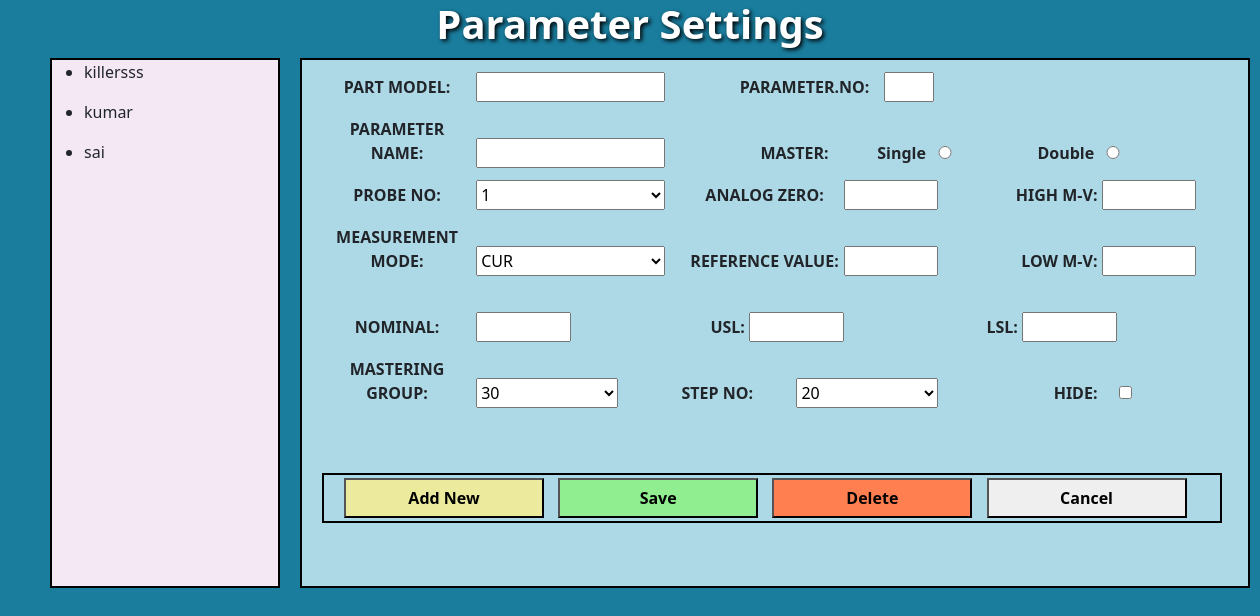
The app's page /parameter/, older data.
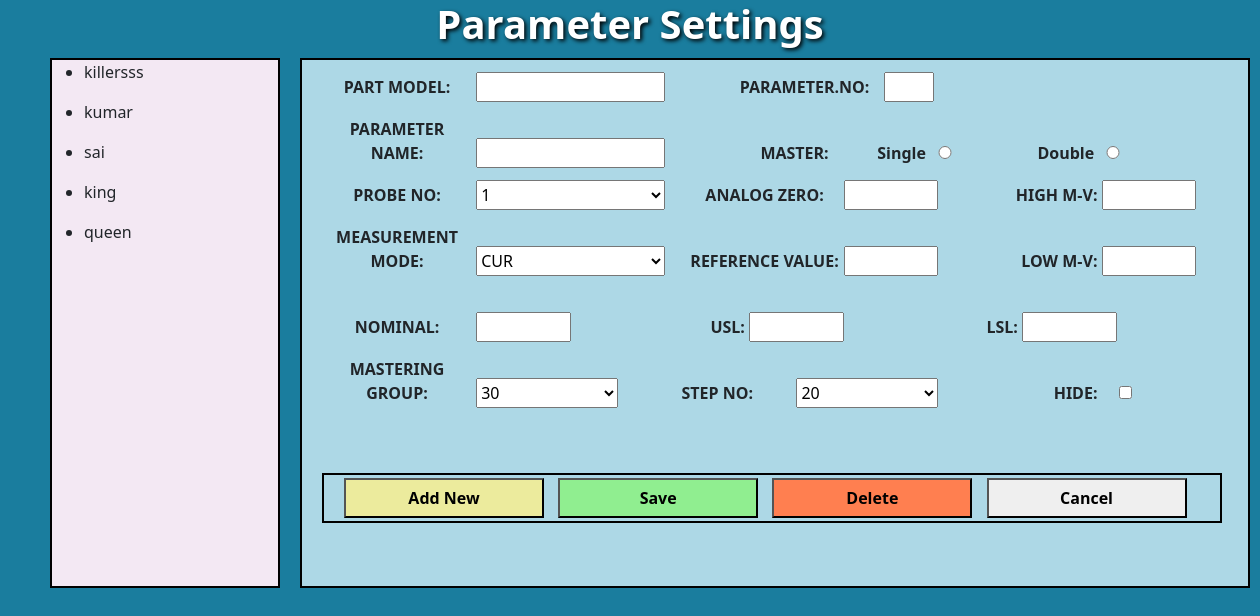
The same page, newer data.
### app/models.py (models this page shows)
class TableOneData(models.Model):
    part_name = models.CharField(max_length=100)
    customer_name = models.CharField(max_length=100)
    part_model = models.CharField(max_length=100)
    id = models.AutoField(primary_key=True)  # Ensure that 'id' is used as the primary key
    part_no = models.CharField(max_length=100)
    is_selected = models.BooleanField(default=False)  # This field represents the checkbox state

### app/views.py (the view, shortened to what this page needs)
# urls.py: path('parameter/',views.parameter,name="parameter"),
@csrf_exempt
def parameter(request):
    if request.method == 'GET':
        try:
            table_body_1_data = TableOneData.objects.all()
            model_id = request.GET.get('model_name')
            print('your selected model from the web page is:', model_id)
            parameter_name = request.GET.get('parameter_name')
            print('Your selected parameter from the web page is:', parameter_name)
            selected_id = request.GET.get('id')
            print('Selected ID:', selected_id)  # Add this line for debugging
            if selected_id:
                parameter = get_object_or_404(captvalues, id=selected_id)
                parameter_details = {
                    'id': parameter.id,
                    'parameter_name': parameter.parameter_name,
                    'single_radio': parameter.single_radio,
                    'double_radio': parameter.double_radio,
                    'analog_zero': parameter.analog_zero,
                    'reference_value': parameter.reference_value,
                    'high_mv': parameter.high_mv,
                    'low_mv': parameter.low_mv,
                    'probe_no': parameter.probe_no,
                    'measurement_mode': parameter.measurement_mode,
                    'nominal': parameter.nominal,
                    'usl': parameter.usl,
                    'lsl': parameter.lsl,
                    'mastering': parameter.mastering,
                    'step_no': parameter.step_no,
                    'hide_checkbox': parameter.hide_checkbox,
                }
                print('Parameter Details:', parameter_details)
                return JsonResponse({'parameter_details': parameter_details})
            elif model_id:
                paraname = captvalues.objects.filter(model_id=model_id).values('parameter_name','id')
                print('your filtered values are:', paraname)
                return JsonResponse({'paraname': list(paraname)})
            else:
                paraname = []  # If no model is selected, set paraname to an empty list
            return render(request, 'app/parameter.html', {
                'table_body_1_data': table_body_1_data,
                'paraname': paraname,
                'selected_model_id': model_id,
            })
        except Exception as e:
            print(f'Exception: {e}')
            return JsonResponse({'key': 'value'})
    else:
        return HttpResponseNotAllowed(['GET', 'POST', 'DELETE'])
    return render(request, 'app/parameter.html')

### app/templates/app/parameter.html (shortened to what this page needs)
{% extends 'app/layouts/main.html' %}
{% block content %}
<center style="color: white; text-shadow: 2px 2px 4px #000000;">
    <h1><b>Parameter Settings</b></h1></center>
<div class="box-1" id="box1">
    <label for="partModel">PART MODEL:</label>
    <input type="text" id="partModel" readonly>
    <label for="sr.no" style="margin-left: 60px;">PARAMETER.NO:</label>
    <input type="text" id="sr_no" name="sr_no" style="width: 50px;"><br>
        <label for="parameter_name">PARAMETER NAME:</label>
        <input type="text" id="parameter_name" value="{{ value.parameter_name }}" >
        <label style="margin-left: 50px;">MASTER:</label>
        <label for="single" style="margin-left: -30px;" >Single
            <input type="radio" id="single" name="radioOption"  onclick="handleRadioClick('single')">
        </label>
        <label for="double" style="margin-left: 10px;">Double
            <input type="radio" id="double" name="radioOption" onclick="handleRadioClick('double')">
        </label><br>
        <label for="probe_no">PROBE NO:</label>
        <select id="probe_no" name="probe_no" oninput="validateInteger(this)">
            <script>
                for (var i = 1; i <= 11; i++) {
                    document.write('<option value="' + i + '">' + i + '</option>');
                }
            </script>
        </select>
        <label for="analog_zero">ANALOG ZERO:</label>
        <input type="text" id="analog_zero" style="width: 10%;" value="{{ value.analog_zero }}" oninput="validateInteger(this)">
        <label for="high_mv" style="text-align: right;margin-left: 5px;">HIGH M-V:</label>
        <input type="text" id="high_mv" style="width: 10%;" value="{{ value.high_mv }}" oninput="validateInteger(this)" ><br>
        <label for="measurement_mode">MEASUREMENT MODE:</label>
        <select id="measurement_mode" name="measurement_mode">
            <option value="CUR" {% if value.measurement_mode == 'CUR' %}selected{% endif %}>CUR</option>
        </select>
        <label for="reference_value">REFERENCE VALUE:</label>
        <input type="text" id="reference_value" style="width: 10%;" value="{{ value.reference_value }}" oninput="validateInteger(this)">
        <label for="low_mv" style="text-align: right; margin-left: 5px;" >LOW M-V:</label>
        <input type="text" id="low_mv" style="width: 10%;" value="{{ value.low_mv }}" oninput="validateInteger(this)"><br><br>
        <label for="nominal">NOMINAL:</label>
        <input type="text" id="nominal" style="width: 10%;" value="{{ value.nominal }}" oninput="validateInteger(this)" >
        <label for="usl" style="text-align: right;">USL:</label>
        <input type="text" id="usl" style="width: 10%;" value="{{ value.usl }}" oninput="validateInteger(this)">
        <label for="lsl" style="text-align: right;">LSL:</label>
        <input type="text" id="lsl" style="width: 10%;" value="{{ value.lsl }}" oninput="validateInteger(this)" ><br>
        <label for="mastering" style="margin-top: 15px;">MASTERING GROUP:</label>
        <select id="mastering"  style="width: 15%;" name="mastering" oninput="validateInteger(this)">
            <script>
                for (var i = 1; i <= 30; i++) {
                    document.write('<option value="' + i + '" {% if value.mastering == i %}selected{% endif %}>' + i + '</option>');
                }
            </script>
        </select>
        <label for="step_no">STEP NO:</label>
        <select id="step_no" style="width: 15%;" name="step_no" oninput="validateInteger(this)">
            <script>
                for (var i = 1; i <= 20; i++) {
                    document.write('<option value="' + i + '" {% if value.step_no == i %}selected{% endif %}>' + i + '</option>');
                }
            </script>
        </select>
        <label for="hide" style="text-align: right;margin-left: 5px;">HIDE:</label>
        <input type="checkbox" id="hide" style="width: 5%;margin-left:0px;" name="hideCheckbox" {% if value.hide_checkbox %}checked{% endif %}><br>
    <div class="box-3">
        <button type="button" id="add-btn"><b> Add New</b></button>
        <button type="button" id="save-btn" onclick="saveValues()"><b>Save</b></button>
        <button type="button" id="deleteParameterBtn"><b> Delete</b></button>
        <a href="{% url 'index' %}" >
        <button type="button" id="cancel-btn"><b>Cancel</b></button>
        </a>
    </div>
</div>
<div class="box-2" id="model_name">
    {% for data in table_body_1_data %}
        <ul class="model-ul">
            <li class="model-name" data-model-id="{{ data.model_id }}">{{ data.part_model }}</li>
        </ul>
    {% endfor %}
</div>
{% endblock content %}

### app/templates/app/layouts/main.html (shortened to what this page needs)
{% load static %}
<!doctype html>
<html lang="en">
  <head>
    <link href="https://cdn.jsdelivr.net/npm/bootstrap@5.0.2/dist/css/bootstrap.min.css" rel="stylesheet">
    <link rel="stylesheet" href="https://cdnjs.cloudflare.com/ajax/libs/font-awesome/4.7.0/css/font-awesome.min.css">
    <link rel="stylesheet" href="{% static 'css/style.css' %}">
  </head>
  <body>
   {% block content %}
   {% endblock content %}
  </body>
</html>

### app/static/css/style.css (style rules this page uses)
body { background-color: #1a7d9e; }

### app/templates/app/parameter.html (style rules this page uses)
.box-1 { height: 530px; width: 950px; margin-left: 300px; margin-top: 10px; background-color: lightblue; border: 2px solid black; }
.box-3 { height: 50px; width: 900px; margin-left: 20px; border: 2px solid black; margin-top: 65px; }
.box-2 { height:530px; width: 230px; margin-left: 50px; background-color:rgb(243, 232, 243); border: 2px solid black; margin-top: -530px; }
label { display: inline-block; width: 150px; margin-top: 15px; text-align: center; margin-left: 20px; font-weight: bold; }
input { margin-top: 10px; box-sizing: border-box; width: 20%; }
select { margin-top: 10px; box-sizing: border-box; width: 20%; height: 30px; }
#add-btn { width: 200px; height: 40px; margin-top: 3px; margin-left: 20px; background-color: rgb(236, 235, 157); }
#deleteParameterBtn { width: 200px; height: 40px; margin-top: 3px; margin-left: 10px; background-color: coral; }
#save-btn { width: 200px; height: 40px; margin-left: 10px; background-color: lightgreen; }
#cancel-btn { width: 200px; height:40px ; margin-left: 10px; }
.box-2 { overflow-x: auto; overflow-y: auto; }

Row changes from the older to the newer data that the page shows:
added TableOneData: part_model "king"
added TableOneData: part_model "queen"
